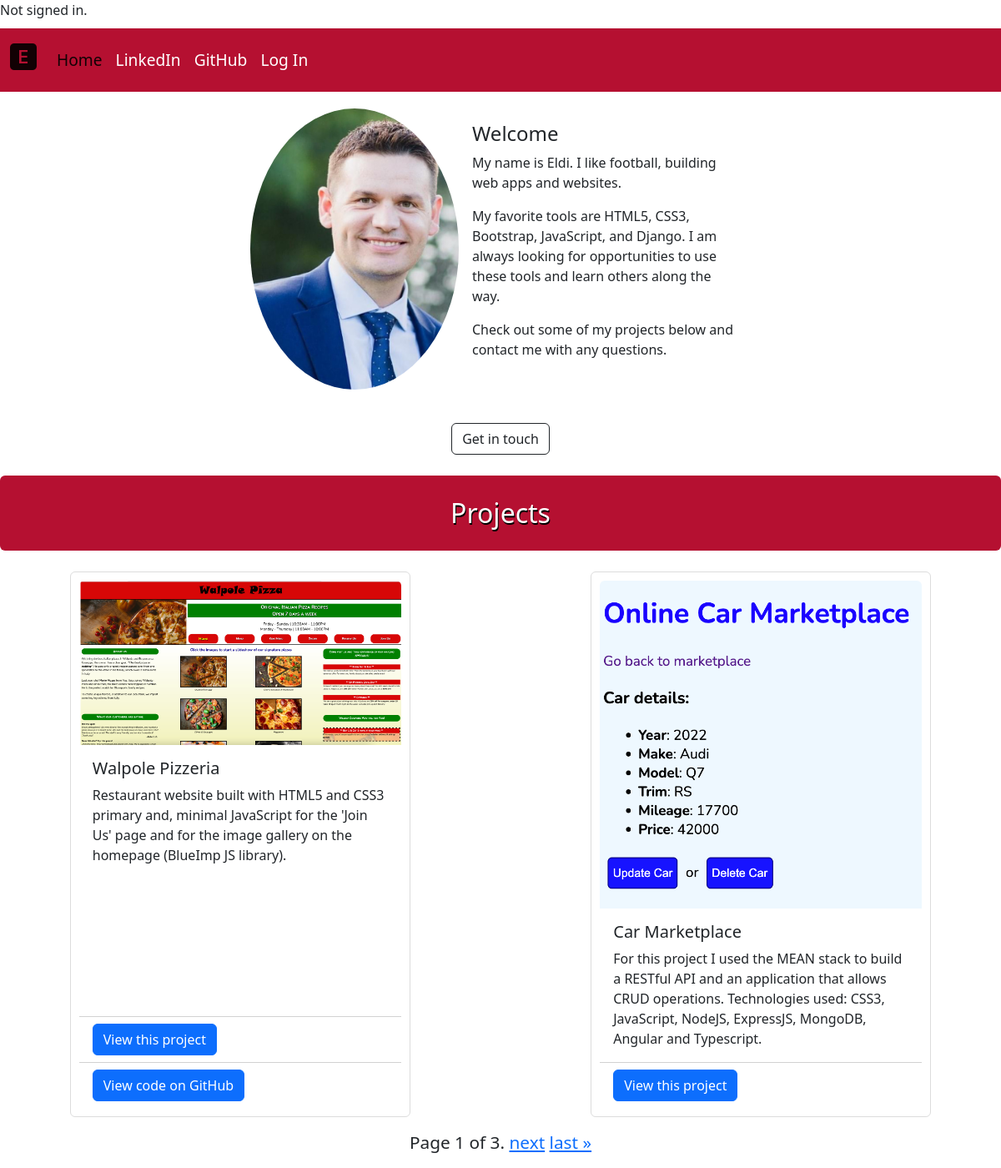
The page / on the database its author committed.
### portfolio_app/models.py (models this page shows, shortened)
class Project(models.Model):
    title = models.CharField(max_length=150)
    description = models.TextField()
    image = models.ImageField(upload_to='portfolio_app/images/', blank=True)
    project_url = models.URLField(blank=True)
    github_url = models.URLField(blank=True)

### portfolio_app/views.py (the view)
# urls.py: path('', views.index, name='index'),
def index(request):
    projects = Project.objects.all()
    paginator = Paginator(projects, 2)
    page_number = request.GET.get('page')
    page_obj = paginator.get_page(page_number)
    if request.method == 'POST':
        form = NewMessageForm(request.POST)
        if form.is_valid:
            form.save()
            form = NewMessageForm()
            return render(request, 'portfolio_app/index.html', {
                'projects': page_obj,
                'form': form
            })
        else:
            return render(request, "portfolio_app/index.html", {
                'form': form,
                'projects': page_obj
            })
    else:
        form = NewMessageForm()
        return render(request, 'portfolio_app/index.html', {
            'form': form,
            'projects': page_obj
        })

### portfolio_app/templates/portfolio_app/index.html (shortened to what this page needs)
{% extends 'portfolio_app/layout.html' %}
{% load static %}
{% block body %}
<div class="card mb-4 mx-auto border-0" id="welcome-card" style="max-width: 600px;">
    <div class="row g-0">
        <div class="col-md-5">
            <img src="{% static 'portfolio_app/eldi-profile-new.png' %}" class="img-fluid rounded-circle" id="profile-picture"
                alt="eldi profile picture">
        </div>
        <div class="col-md-7">
            <div class="card-body">
                <h4 class="card-title"> Welcome </h4>
                <p class="card-text">My name is Eldi. I like football, building web apps and websites.</p>
                <p class="card-text">My favorite tools are HTML5, CSS3, Bootstrap, JavaScript, and Django. I am always looking for opportunities to use these tools and learn others along the way.</p>
                <p>Check out some of my projects below and contact me with any questions.</p>
            </div>
        </div>
    </div>
</div>
<div class="d-grid gap-2 d-md-flex justify-content-md-center">
    <button class="btn btn-outline-dark mt-3" id="get-in-touch">Get in touch</button>
</div>
<h2 class="alert" id="projects-header">Projects</h2>
<div class="row" id="card-container">
    {% for project in projects %}
    <div class="card col-sm-4" id="card-wrapper">
        <img src="{{ project.image.url }}" class="rounded-top card-img-top" alt="{{ project.title }} screenshot">
        <div class="card-body">
            <h5 class="card-title">{{ project.title }}</h5>
            <p class="card-text">{{ project.description }}</p>
        </div>
        {% if project.project_url %}
        <div class="card-footer bg-transparent">
            <a href="{{ project.project_url }}" class="btn btn-primary" target="_blank">View this project</a>
        </div>
        {% endif %}
        {% if project.github_url %}
        <div class="card-footer bg-transparent">
            <a href="{{ project.github_url }}" class="btn btn-primary" target="_blank">View code on GitHub</a>
        </div>
        {% endif %}
    </div>
    {% endfor %}
</div>
<div class="pagination">
    <span class="step-links">
        <span class="current">
            Page {{ projects.number }} of {{ projects.paginator.num_pages }}.
        </span>
        {% if projects.has_next %}
        <a href="?page={{ projects.next_page_number }}">next</a>
        <a href="?page={{ projects.paginator.num_pages }}">last &raquo;</a>
        {% endif %}
    </span>
</div>
{% endblock %}

### portfolio_app/static/portfolio_app/site.css (style rules this page uses)
body { background-color: white }
#card-container { display: flex; justify-content: space-around; flex-wrap: wrap; gap: 25px; }
#card-wrapper { padding: 10px; border: 1px solid gainsboro; }
#projects-header { text-align: center; margin: 25px auto; padding: 25px 0px; background-color: rgb(181, 16, 49); color: white; text-shadow: 1px 2px black; }
.pagination { display: flex; justify-content: center; margin: 15px 0px; font-size: 1.3em; }

### rows shown on the page
Project: image (picture), title "Walpole Pizzeria", description "Restaurant website built with HTML5 and CSS3 primary and, minimal JavaScript for the 'Join Us' page and for the image gallery on the homepage (BlueImp JS library)."
Project: image (picture), title "Car Marketplace", description "For this project I used the MEAN stack to build a RESTful API and an application that allows CRUD operations. Technologies used: CSS3, JavaScript, NodeJS, ExpressJS, MongoDB, Angular and Typescript."

### other values the page prints
{{ projects.number }} "1"
{{ projects.paginator.num_pages }} "3"
